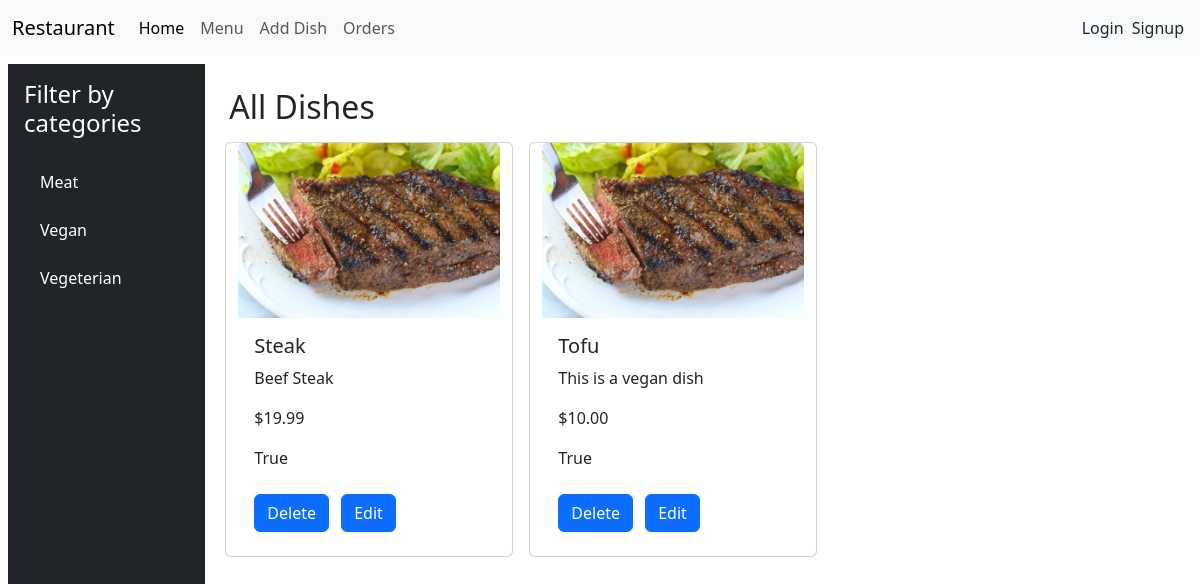
The app's page /restaurant/menu/, older data.
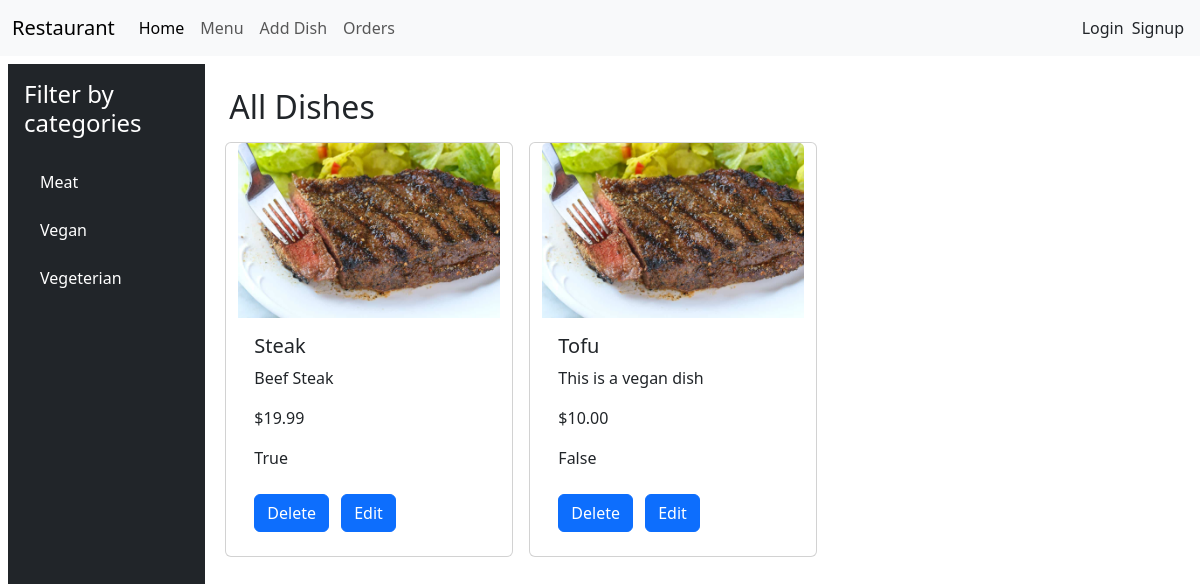
The same page, newer data.
### menu/models.py (models this page shows, shortened)
class Dish(models.Model):
    name = models.CharField(max_length=50)
    description = models.CharField(max_length=100, blank=True)
    price = models.DecimalField(max_digits=4, decimal_places=2)
    category = models.ForeignKey(
        Category, on_delete=models.CASCADE, related_name="dishes"
    )
    is_available = models.BooleanField(default=True)

### menu/views.py (the view)
# urls.py: path("", views.index, name="index"),
def index(request, category_id=None):
    categories = Category.objects.all()
    if category_id:
        selected_category = get_object_or_404(Category, id=category_id)
        dishes = Dish.objects.filter(category=selected_category)
    else:
        dishes = Dish.objects.all()
        selected_category = None
    return render(
        request,
        "index.html",
        {
            "dishes": dishes,
            "categories": categories,
            "selected_category": selected_category,
        },
    )

### templates/index.html (shortened to what this page needs)
<!DOCTYPE html>
<html lang="en">
  <head>
  </head>
  <body>
    {% extends 'base.html' %} {% block content %}
    <div class="row m-2">
      <div
        class="col-md-3 col-lg-2 bg-dark text-white d-flex flex-column vh-100 p-3"
      >
        <h4 class="mb-4">Filter by categories</h4>
        <ul class="nav flex-column">
          {% for category in categories %}
          <li class="nav-item mb-2">
            <a
              href="{% url 'filter_by_category' category.id %}"
              class="nav-link text-white"
            >
              {{ category.name }}
            </a>
          </li>
          {% endfor %}
        </ul>
      </div>
      <div class="col-md-9 col-lg-10 p-4">
        <h2>
          {% if selected_category %} {{ selected_category.name }} {% else %} All
          Dishes {% endif %}
        </h2>
        <div class="row">
          {% for dish in dishes %} {% include 'card.html' %} {% endfor %}
        </div>
      </div>
    </div>
    {% endblock %}

### templates/card.html
{% load static %}
<div class="card h-100 m-2" style="width: 18rem">
  <a href="{% url 'detail' dish.id %}">
    <img src="{% static 'dish1.jpg' %}" class="card-img-top" alt="..." />
  </a>
  <div class="card-body">
    <h5 class="card-title">{{ dish.name }}</h5>
    <p class="card-text">{{ dish.description }}</p>
    <p class="card-text">${{ dish.price }}</p>
    <p class="card-text">{{ dish.is_available }}</p>
    <a href="{% url 'delete' dish.id %}" class="btn btn-primary">Delete</a>
    <a href="{% url 'edit' dish.id %}" class="btn btn-primary m-2">Edit</a>
  </div>
</div>

Row changes from the older to the newer data that the page shows:
changed Dish "Tofu": is_available "True" → "False"
